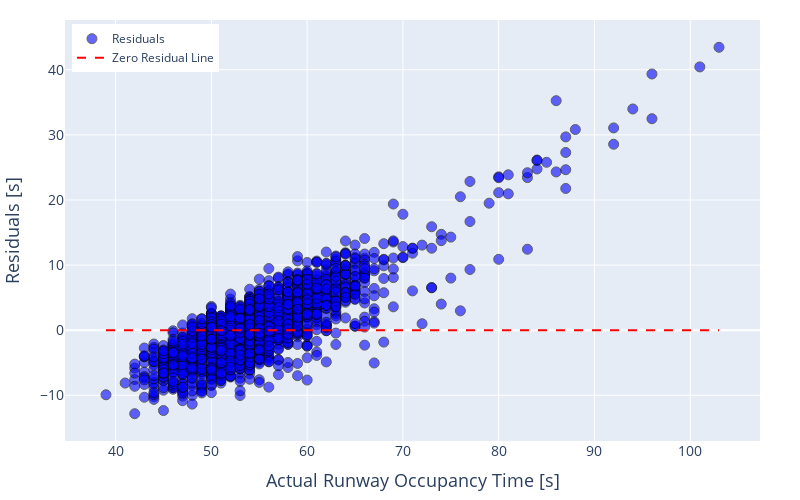

Notebook cell for this chart:
### Markdown cell above
#### Resiudal Scatterplot

### Code cell
# Ensure that the 'Plots' folder exists
output_dir = 'Plots'
if not os.path.exists(output_dir):
    os.makedirs(output_dir)

# Create a scatter plot with Plotly
scatter = go.Scatter(
    x=comparison_df['Actual ROT'],
    y=comparison_df['Residual (signed)'],
    mode='markers',
    marker=dict(
        size=10,
        color='blue',  # Set color to blue
        line=dict(width=1, color='black'),  # Add border for markers
        opacity=0.6
    ),
    name='Residuals'
)

# Add a zero residual reference line
zero_line = go.Scatter(
    x=[comparison_df['Actual ROT'].min(), comparison_df['Actual ROT'].max()],
    y=[0, 0],
    mode='lines',
    line=dict(color='red', dash='dash'),
    name='Zero Residual Line'
)

# Define the layout for the scatter plot
layout = go.Layout(
    width=800,  # Consistent width
    height=500,  # Consistent height
    xaxis=dict(
        title='Actual Runway Occupancy Time [s]',  # Consistent x-axis title format
        title_font=dict(size=18),  # Font size matching histogram
        tickfont=dict(size=14)  # Consistent tick font size
    ),
    yaxis=dict(
        title='Residuals [s]',  # Consistent y-axis title format
        title_font=dict(size=18),  # Font size matching histogram
        tickfont=dict(size=14)  # Consistent tick font size
    ),
    showlegend=True,
    legend=dict(x=0.01, y=0.99),  # Legend placed in the top-left corner
    margin=dict(l=50, r=50, t=50, b=50),  # Consistent margins
)

# Combine the scatter plot and zero line into a single figure
fig = go.Figure(data=[scatter, zero_line], layout=layout)

# Adjust layout margins (reduce top margin for consistency)
fig.update_layout(
    margin=dict(l=40, r=40, t=20, b=40)
)

# Save the plot as a PDF in the 'Plots' folder
fig.write_image(os.path.join(output_dir, 'residual_plot.pdf'), scale=5)

# Display the plot (interactive HTML view)
fig.show()

### Figure 1 — Plotly figure (JSON) as saved in the notebook; plotly's stock layout.template omitted (floating-point values rounded to 4 significant figures; data arrays with more than 128 entries replaced by an {"elided": "..."} marker saying what was removed)
{"data": [{"marker": {"color": "blue", "line": {"color": "black", "width": 1}, "opacity": 0.6, "size": 10}, "mode": "markers", "name": "Residuals", "type": "scatter", "x": {"elided": "1525 int values"}, "y": {"elided": "1525 float values"}}, {"line": {"color": "red", "dash": "dash"}, "mode": "lines", "name": "Zero Residual Line", "type": "scatter", "x": [39, 103], "y": [0, 0]}], "layout": {"height": 500, "legend": {"x": 0.01, "y": 0.99}, "margin": {"b": 40, "l": 40, "r": 40, "t": 20}, "showlegend": true, "width": 800, "xaxis": {"tickfont": {"size": 14}, "title": {"font": {"size": 18}, "text": "Actual Runway Occupancy Time [s]"}}, "yaxis": {"tickfont": {"size": 14}, "title": {"font": {"size": 18}, "text": "Residuals [s]"}}}}
